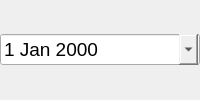
<?xml version="1.0" encoding="UTF-8"?>
<ui version="4.0">
 <class>DateEditor</class>
 <widget class="QWidget" name="DateEditor">
  <property name="windowTitle">
   <string>Form</string>
  </property>
  <property name="styleSheet">
   <string notr="true">QDateEdit#dateEdit {
        border: 0.05em solid black;
        border-radius: 0.25em;
        padding: 0.25em;
        font-size: 14pt;
        outline: none;
}
QDateEdit#dateEdit:focus {
        border: 0.05em solid #CA0B5E;
}
QDateEdit#dateEdit[error=true] {
        color: black;
        background-color: rgb(255, 230, 230);
}
QDateEdit#dateEdit:drop-down {
width: 20px; font-size: 10px;
}</string>
  </property>
  <layout class="QVBoxLayout" name="gridLayout">
   <property name="spacing">
    <number>0</number>
   </property>
   <property name="leftMargin">
    <number>0</number>
   </property>
   <property name="topMargin">
    <number>0</number>
   </property>
   <property name="rightMargin">
    <number>0</number>
   </property>
   <property name="bottomMargin">
    <number>0</number>
   </property>
   <item>
    <layout class="QVBoxLayout" name="formLayout_2">
     <property name="sizeConstraint">
      <enum>QLayout::SetDefaultConstraint</enum>
     </property>
     <property name="horizontalSpacing" stdset="0">
      <number>0</number>
     </property>
     <property name="verticalSpacing" stdset="0">
      <number>0</number>
     </property>
     <item>
      <widget class="QDateEdit" name="dateEdit">
       <property name="focusPolicy">
        <enum>Qt::WheelFocus</enum>
       </property>
       <property name="calendarPopup">
        <bool>true</bool>
       </property>
      </widget>
     </item>
    </layout>
   </item>
  </layout>
 </widget>
 <resources/>
 <connections/>
</ui>
